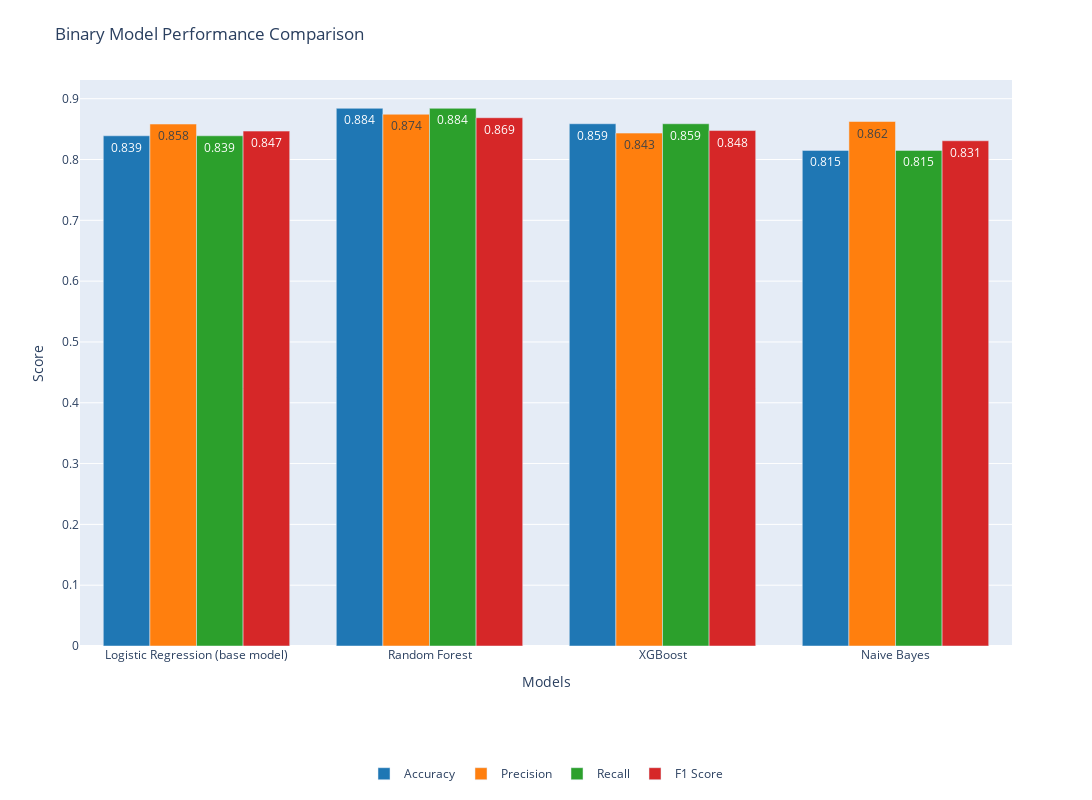

Notebook source saved alongside this figure:
### Markdown cell above
### **Model Performance Visualization**

### Code cell
# Plot 1. Model performance comparison (bar chart)
fig_bar = go.Figure()
metrics = ['accuracy', 'precision', 'recall', 'f1_score']
colors = ['#1f77b4', '#ff7f0e', '#2ca02c', '#d62728']

for i, metric in enumerate(metrics):
    fig_bar.add_trace(go.Bar(
        x=results_df.index,
        y=results_df[metric],
        name=metric.replace('_', ' ').title(),
        marker_color=colors[i],
        text=results_df[metric].round(3),
        textposition='auto'
    ))

fig_bar.update_layout(
    title='Binary Model Performance Comparison',
    xaxis_title='Models',
    yaxis_title='Score',
    barmode='group',
    height=800,
    width=1300,
    legend=dict(orientation="h", y=-0.2, x=0.5, xanchor="center"),
    margin=dict(t=80, b=100)
)

fig_bar.show()

# Save as PNG
fig_bar.write_image("plotly_images/binary_model_performance_comparison.png")

# Display the image (so it appears in PDF)
display(Image("plotly_images/binary_model_performance_comparison.png"))

### Figure 1 — Plotly figure (JSON) as saved in the notebook; plotly's stock layout.template omitted (floating-point values rounded to 4 significant figures)
{"data": [{"marker": {"color": "#1f77b4"}, "name": "Accuracy", "text": [0.839, 0.884, 0.859, 0.815], "textposition": "auto", "type": "bar", "x": ["Logistic Regression (base model)", "Random Forest", "XGBoost", "Naive Bayes"], "y": [0.839, 0.8842, 0.8588, 0.815]}, {"marker": {"color": "#ff7f0e"}, "name": "Precision", "text": [0.858, 0.874, 0.843, 0.862], "textposition": "auto", "type": "bar", "x": ["Logistic Regression (base model)", "Random Forest", "XGBoost", "Naive Bayes"], "y": [0.8583, 0.8744, 0.8434, 0.8625]}, {"marker": {"color": "#2ca02c"}, "name": "Recall", "text": [0.839, 0.884, 0.859, 0.815], "textposition": "auto", "type": "bar", "x": ["Logistic Regression (base model)", "Random Forest", "XGBoost", "Naive Bayes"], "y": [0.839, 0.8842, 0.8588, 0.815]}, {"marker": {"color": "#d62728"}, "name": "F1 Score", "text": [0.847, 0.869, 0.848, 0.831], "textposition": "auto", "type": "bar", "x": ["Logistic Regression (base model)", "Random Forest", "XGBoost", "Naive Bayes"], "y": [0.8467, 0.8687, 0.8476, 0.8308]}], "layout": {"barmode": "group", "height": 800, "legend": {"orientation": "h", "x": 0.5, "xanchor": "center", "y": -0.2}, "margin": {"b": 100, "t": 80}, "title": {"text": "Binary Model Performance Comparison"}, "width": 1300, "xaxis": {"title": {"text": "Models"}}, "yaxis": {"title": {"text": "Score"}}}}
